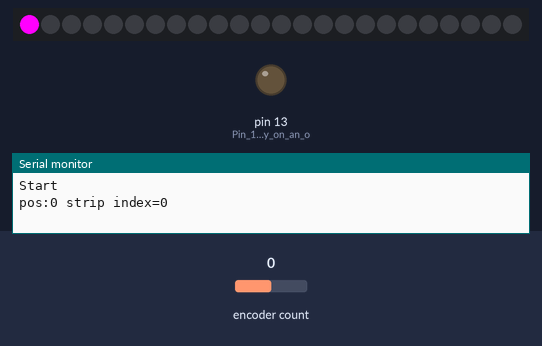
A sketch run on a simulated Arduino Uno, built with avr-gcc and run on an emulated ATmega328P. Parts: 24 RGB LEDs in strip order, left to right, output pins drawn as LEDs (lit = HIGH), the last lines printed to the serial monitor. Inputs (shaded band) come from the test bench; at power-on: encoder count 0.

Above: at 1.2 s.
1.3 s: encoder count set to 1
At 2.5 s:
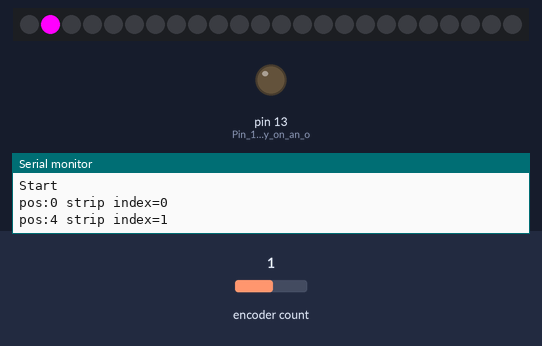
2.8 s: encoder count set to 2
At 3.8 s:
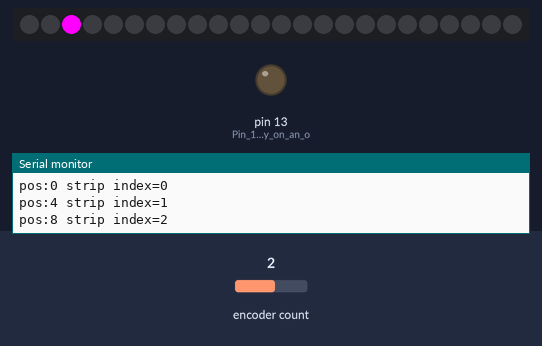
4.3 s: encoder count set to 3
At 5.1 s:
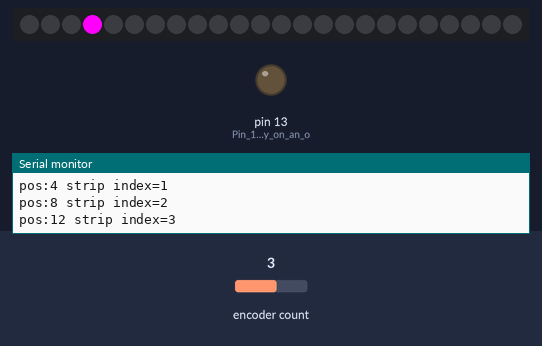
Timing chart, 0 to 7.3 s (numbered marks = the images above; inputs shaded):
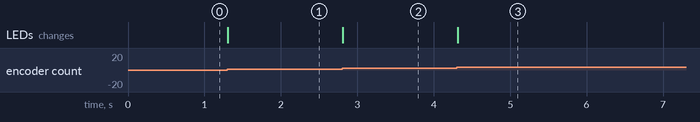

The sketch:

encoder-spinner-v1.ino
```cpp
#include <Adafruit_NeoPixel.h>
#include <Encoder.h> // http://www.pjrc.com/teensy/td_libs_Encoder.html
#define ENCODER_PIN_A 2 // Digital input with an interrupt
#define ENCODER_PIN_B 3 // Digital input with an interrupt

#define LEDPIN 12 // connect the Data In pin
#define NUMBER_PIXELS 24// connect the Data In pin
Adafruit_NeoPixel strip = Adafruit_NeoPixel(NUMBER_PIXELS, LEDPIN, NEO_GRB + NEO_KHZ800);
Encoder myEnc(ENCODER_PIN_A, ENCODER_PIN_B);
// where we start to draw
int stripIndex = 0;
long newPosition;
long oldPosition  = -999;

void setup()
{
  strip.begin(); // sets up the memory for the LED strip
  pinMode(13, OUTPUT);     // Pin 13 is usually on an onboard LED
  pinMode(ENCODER_PIN_A, INPUT_PULLUP);
  pinMode(ENCODER_PIN_B, INPUT_PULLUP);
  Serial.begin (9600);
  Serial.println("Start");
  dot(stripIndex);
}

void loop()
{
  newPosition = myEnc.read();
  // Serial.println(newPosition);
  // only update the display if we have a new position
  if (newPosition != oldPosition) {
    oldPosition = newPosition;
    stripIndex = newPosition/4 % strip.numPixels();
    if (stripIndex < 0)
       stripIndex = strip.numPixels() - 1;
    Serial.print("pos:");
    Serial.print(newPosition);
    Serial.print(" strip index=");
    Serial.println(stripIndex);
    dot(stripIndex); // draw the rainbow starting at this index
  };
  delay(100);
}

void dot(int startIndex) {
    strip.setPixelColor(startIndex - 2 ,  0, 0, 0);
    strip.setPixelColor(startIndex - 1 ,  0, 0, 0);
    strip.setPixelColor(startIndex,     255, 0, 255); // purple
    strip.setPixelColor(startIndex + 1 ,  0, 0, 0);
    strip.setPixelColor(startIndex + 2 ,  0, 0, 0);
    strip.show();
}

void rainbow7(int startIndex) {
    for (int i=startIndex; i<startIndex+strip.numPixels()-1; i++) {
      int np = strip.numPixels();  // we use the modulo function with this
      strip.setPixelColor(i     % np, 25, 0, 25); // violet
      strip.setPixelColor((i+1) % np, 255, 0, 255); // indigo
      strip.setPixelColor((i+2) % np, 0, 0, 150); // blue
      strip.setPixelColor((i+3) % np, 0, 150, 0); // green
      strip.setPixelColor((i+4) % np, 255, 255, 0); // yellow
      strip.setPixelColor((i+5) % np, 110, 70, 0); // orange
      strip.setPixelColor((i+6) % np, 150, 0, 0); // red
      // we don't need to touch 7, 8 and 9
      strip.setPixelColor((i+7) % np, 0, 0, 0); // turn the second to the last one off
      strip.setPixelColor((i+8) % np, 0, 0, 0); // turn the second to the last one off
      strip.setPixelColor((i+9) % np, 0, 0, 0); // turn the second to the last one off
      strip.setPixelColor((i+10) % np, 0, 0, 0); // turn the second to the last one off
      strip.setPixelColor((i+11) % np, 0, 0, 0); // turn the last one off
      strip.show();
    }
}
```

Measured:
- after the input at 1.3 s, the LEDs: change at once (image 1)
- after the input at 2.8 s, the LEDs: change at once (image 2)
- after the input at 4.3 s, the LEDs: change at once (image 3)
